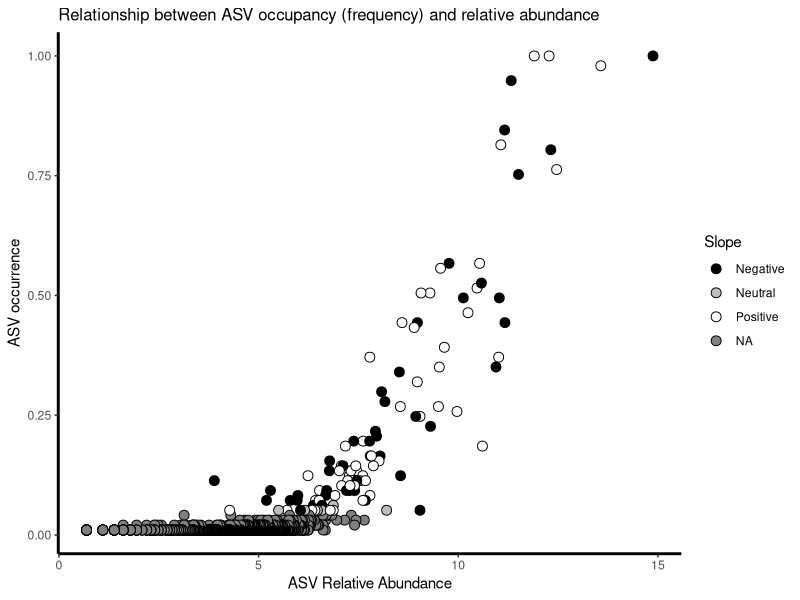

Generate this figure with R: (Note: this script raises an error after producing the figure.)
#title: "FunASV_plots"
#author: "Dr CG"
#date:"1/13/2023"
# taken from:

# Description:
# This script creates figures to identify ASV underlying function:
  # * ASV relative abundances vs function
  # * General patterns of ASV distribution and occurrences

# Libraries

# Libraries
library(ggplot2)
library(dplyr)
library(reshape2)

# Plot themes
## With legend
Theme=theme_classic(base_size=11, base_family="Helvetica") +
  theme(axis.line = element_line(linewidth = 1, colour = "black", linetype = "solid")) +theme(plot.title = element_text(size = 12))
## Without legends
Theme2=Theme+ theme(legend.position="none") + theme(panel.border=element_rect(fill=NA))

# Load data
ASVtable.fundiv=read.table('input_data/ASVtable_forGLM_FunExp12023-01-04.txt', header=TRUE)
ASVtable.fundiv1=ASVtable.fundiv[,-1]
taxatable=read.table('input_data/taxtable_FunExp12023-01-04.txt', header=TRUE)
ASVslope_sorted=read.table('output_tables/ASVslope_sorted52024-02-21.txt', header=TRUE)

# edit tables
## table with ASVs exclusively
ASVtable=ASVtable.fundiv[,2:1376]
## metadata exclusive
metatable=ASVtable.fundiv[,1377:1394]


# from v10 (unedited:
### Calculate: mean abundance, occurrence and mean functional output per ASV

#presence absence: occurrence
ASVpa=ASVtable
ASVpa[(ASVpa!=0)]=1
ASVpa=data.frame(ASVpa)
ASVpa=sapply(ASVpa, as.numeric)
ASVpa.freq=colSums(ASVpa)/(dim(ASVpa)[1])

#relative abundance
ASVrel.abund=colSums(ASVtable)

### Combine these values into a table

#### Relative abundance vs occupancy.
#To better visualize this relationship:
 # * create a data frame with the relative abundance and the occupancy data
 # * classify the taxa into 3 groups based on their occurrence and abundance
 # * save this table for later use
# data frame with abundance and freq
ASVrel.abund.pa=data.frame(ASVrel.abund, ASVpa.freq)
# highlight frequency taxa
ASVrel.abund.pa$Frequency=ASVrel.abund.pa$ASVpa.freq
ASVrel.abund.pa[which(ASVrel.abund.pa$ASVpa.freq>0.035),3]='Frequent'
ASVrel.abund.pa[which(ASVrel.abund.pa$ASVpa.freq<0.035),3]='Unfrequent'
ASVrel.abund.pa[which(ASVrel.abund.pa$ASVrel.abund>1000000),3]='Most Frequent'
ASVrel.abund.pa$Frequency=factor(ASVrel.abund.pa$Frequency, levels = c('Unfrequent', 'Frequent', 'Most Frequent'))

#### Add the Functional Ratio to the abundance and occupancy
ASVrel.abund.pa.fun=data.frame(ASVrel.abund.pa) #, ASVfunRat) removed funRat because it was a weird metric
ASVrel.abund.pa.fun$ASVcode=rownames(ASVrel.abund.pa.fun)

# Join relative abundance, occurrence and slope classification
ASVrel.abund.pa.fun.sorted=left_join(ASVrel.abund.pa.fun, ASVslope_sorted)
# label the taxa that were not analyzed for slope as 'undetermined' slopes.
ASVrel.abund.pa.fun.sorted[which(is.na(ASVrel.abund.pa.fun.sorted$Slope)),6]='Undetermined'

# Save this table:
write.table(ASVrel.abund.pa.fun.sorted, file='output_tables/ASVrel.abund.pa.txt', sep='\t')

ASVrel.abund.pa_plot_c=ggplot(ASVrel.abund.pa.fun.sorted, aes(log(ASVrel.abund), ASVpa.freq)) + 
  geom_point(aes(fill=Slope), size=3, shape=21) + Theme +ggtitle('Relationship between ASV occupancy (frequency) and relative abundance') + scale_fill_manual(values=c('black', 'grey', 'white', 'blue')) + ylab('ASV occurrence') + xlab('ASV Relative Abundance')

# Before melting, reduce the dataset to taxa that we were able to relate to function (in scritp v8)
# select the columns that will go into the long format:
# include treatment, leaf age, and taxa that were realted to function
ASVfor_melt=ASVtable.fundiv[,c(which(colnames(ASVtable.fundiv)%in%(ASVslope_sorted$ASVcode)),1377:1394)]
# Then use melt to go from the wide table format to the long table format. 
otumelt_fun.div=melt(ASVfor_melt)
length(names(otumelt_fun.div))
names(otumelt_fun.div)=c('leaf_age_weeks2',"ASVcode", "Abundance") # the last two columns will represent the ASV code an the abundance value 
head(otumelt_fun.div)

#Clean the tax table to add tax information to the long version of the ASV table with metadata (otumelt)
otumelt2.div=left_join(otumelt_fun.div, taxatable,  by='ASVcode')

# make sure the relative abundance column is numeric
otumelt2.div$Abundance=as.numeric(as.character(otumelt2.div$Abundance))


#### Generate list of ASVs with taxonomic and abundance data
#Generate a list of unique family names in order of decreasing abundance	 (object: familylist3)
#Also create a table with abundance per family (object: meanlist.fam3).

ASVlist.div=unique(otumelt2.div$ASVcode)	#866 taxa

# calculate means for abundance per taxon
ASVlist_means.div=ddply(otumelt2.div, .(ASVcode), summarize,  Abund=mean(Abundance, na.rm=TRUE))
ASVlist_means.div=ASVlist_means.div[order(ASVlist_means.div$Abund, decreasing=TRUE),]
ASVlist2.div=left_join(ASVlist_means.div, taxatable)

#### Do the most abundant taxa increase over time?
otumelt2_ASV1.div=otumelt2.div[which(otumelt2.div$ASVcode=='ASV1'),]
ggplot(otumelt2_ASV1.div, aes(richness, (Abundance+1))) + geom_point() + geom_smooth(method='lm', se=FALSE, color='black')

#### Are there general trends of taxa over time?
ggplot(otumelt2.div, aes(richness, log(Abundance+1))) + geom_jitter(aes(color=ASVcode), alpha=0.4)  + geom_smooth(method='lm', se=FALSE, color='black') + theme(legend.position='none') + geom_smooth(method='lm', aes(color=ASVcode), se=FALSE)
